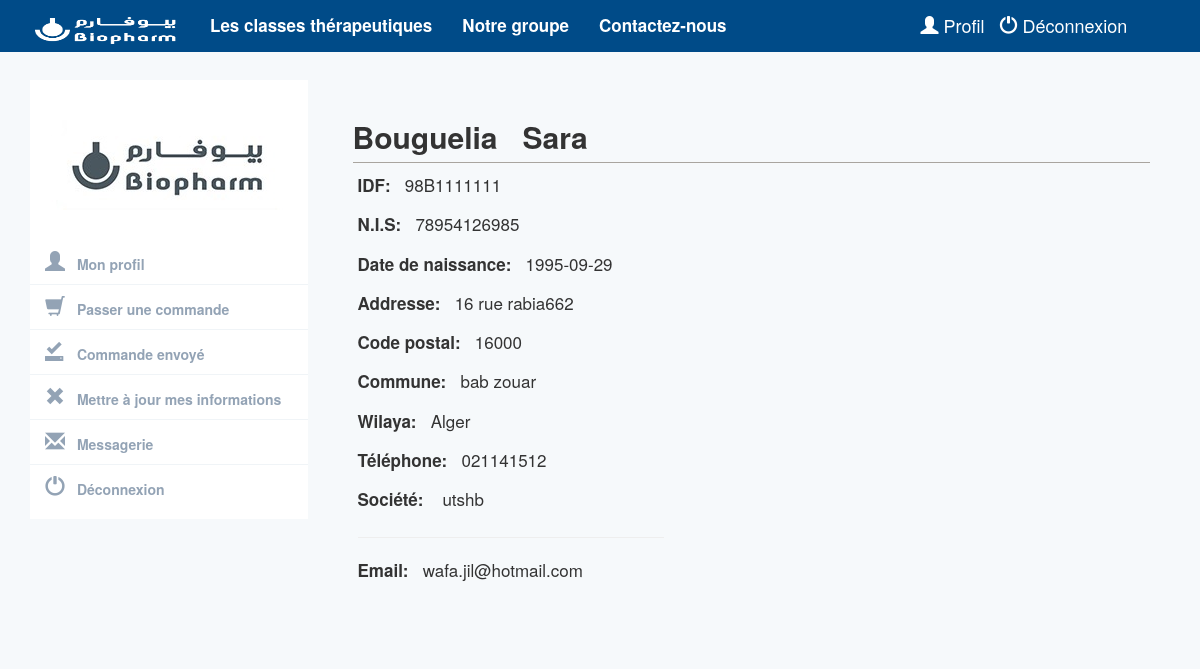
The app's page /client/compte.php (signed in) with its own data.
### tables this page shows
CREATE TABLE IF NOT EXISTS `client` (
  `id_client` varchar(255) NOT NULL,
  `gest` varchar(255) NOT NULL,
  `nom_client` varchar(255) NOT NULL,
  `prenom` varchar(255) NOT NULL,
  `sexe` varchar(255) NOT NULL,
  `date` date NOT NULL,
  `addresse` varchar(255) NOT NULL,
  `code_postal` varchar(255) NOT NULL,
  `ville` varchar(255) NOT NULL,
  `wilaya` varchar(255) NOT NULL,
  `telephone` varchar(255) NOT NULL,
  `society` varchar(255) NOT NULL,
  `mail` varchar(255) NOT NULL,
  `nombre_achat` int(11) NOT NULL,
  `st` varchar(255) NOT NULL,
  PRIMARY KEY (`id_client`)
);

### client/compte.php (the view, shortened to what this page needs)
<?php
require_once  '../core/init.php';
include 'includes/head.php';
include 'includes/nav.php';
?>
<?php
if(isset($_SESSION['id_client']))
{
    $getid=$_SESSION['id_client'];
$req=$db->query("SELECT * FROM client WHERE id_client= '{$getid}' ");
$userinfo=$req->fetch_array(MYSQLI_BOTH);
?>
    <div class="row profile">
        		<?php
include 'sidebar.php';
?>
                            <div class="col-md-9 order-content">
                                <div class="form_main col-md-4 col-sm-5 col-xs-7">
                 <h2 style="margin-left:10px; margin-bottom:10px;"class="heading"><strong><?php echo $userinfo['nom_client'].'&nbsp&nbsp&nbsp'.$userinfo['prenom'];?></strong></h2>
									<div class="col-sm-5">
										<div class="form-group">
                                            <p style="font-size:17px;"><label>IDF: </label><?php echo '&nbsp&nbsp&nbsp'.$userinfo['id_client'];?> </p>
                                                                                        <p style="font-size:17px;"><label>N.I.S: </label><?php echo '&nbsp&nbsp&nbsp'.$userinfo['st'];?> </p>
									<p style="font-size:17px;"><label>Date de naissance: </label><?php echo '&nbsp&nbsp&nbsp'.$userinfo['date'];?> </p>
									<p style="font-size:17px;"> <label>Addresse: </label><?php  echo '&nbsp&nbsp&nbsp'.$userinfo['addresse']; ?> </p>
                                    <p style="font-size:17px;"><label > Code postal: </label><?php  echo '&nbsp&nbsp&nbsp'.$userinfo['code_postal']; ?> </p>
							      <p style="font-size:17px;"><label> Commune: </label><?php  echo '&nbsp&nbsp&nbsp'.$userinfo['ville'];?> </p>
                                <p style="font-size:17px;"><label> Wilaya:</label><?php   echo '&nbsp&nbsp&nbsp'.$userinfo['wilaya'];?> </p>
			                     <p style="font-size:17px;"><label>Téléphone: </label> <?php  echo '&nbsp&nbsp'.$userinfo['telephone'];?></p>
                                             <p style="font-size:17px;"><label>Société: </label> <?php echo '&nbsp&nbsp&nbsp'.$userinfo['society']; ?></p>
															<hr>
												<p style="font-size:17px;"> <label>Email: </label><?php  echo '&nbsp&nbsp&nbsp'.$userinfo['mail']; ?> </p>
																		</div>
																	</div>
                                </div>
                            </div>
	</div>
<?php
include 'includes/footer.php';
?>
<?php
}else{header ('Location:../index.php');}
?>

### css/Cssclient.css (style rules this page uses)
body { background: #F6F9FB; }
.profile { margin: 20px 0; }
.order-content { padding: 20px; background: #F6F9FB; min-height: 442px; }
.form_main { width: 100%; }
.heading { border-bottom: 1px solid #A9A59F; padding-bottom: 9px; position: relative; }

### records on screen
client: nom_client "Bouguelia", prenom "Sara", id_client "98B1111111", st "78954126985", date "1995-09-29", addresse "16 rue rabia662", code_postal "16000", ville "bab zouar", wilaya "Alger", telephone "021141512", society "utshb", mail "wafa.jil@hotmail.com"
